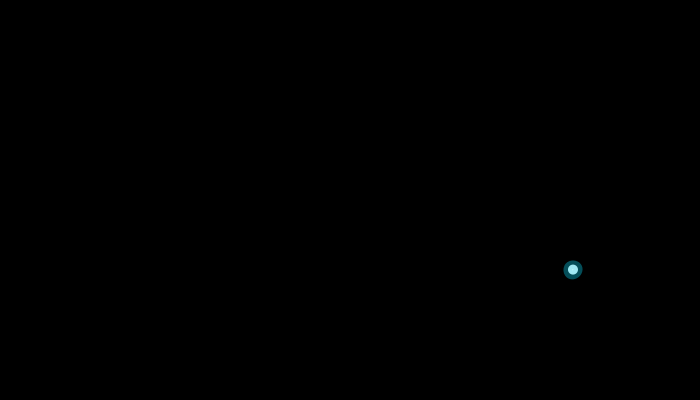
Frame 1 (no input)
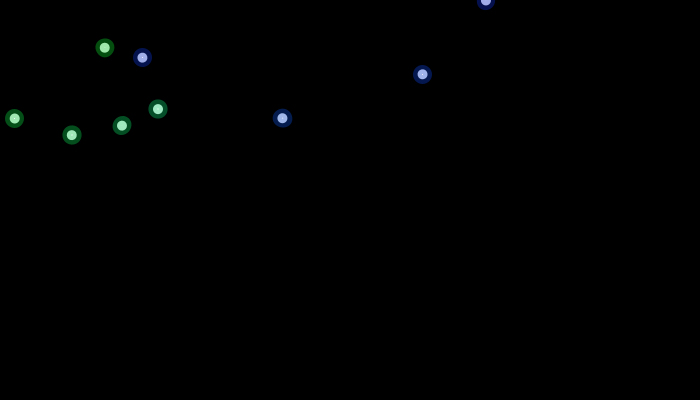
Frame 60 (the mouse pressed at the canvas centre just before this capture)
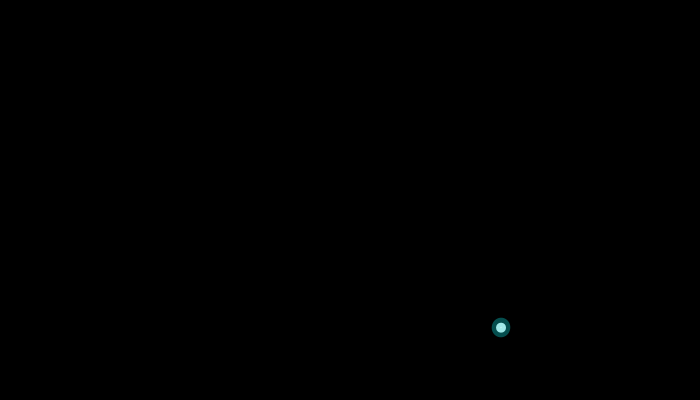
Frame 120 (the mouse held since frame 60 and released just before this capture)

The Processing sketch that drew these frames (run headless with seeded random() and noise(); from frame 60 on, the mouse is pressed at the canvas centre):

// Processing sketch: kindalikeablizzard
// ── kindalikeablizzard.pde

Segment seg;
Segment seg2;

void setup() {
  size(700, 400);
  strokeWeight(9);
  seg = new Segment('b',1);
  seg2 = new Segment('g',1);

}

void draw() {
  background(0);

  doYourThing(seg);
   doYourThing2(seg2);

}
class Segment{
  float[] xf;
  float[] yf;
float segLength;
char col;
float t;
   Segment(char col, int t){
    this.xf = new float[10];
    this.yf = new float[10];
    this.segLength = 18;
    this.col = col;
    this.t = t;
   }
void getNextColour(float x){
  if(col == 'b'){
      stroke(color(10,200,map(x, 0, 640, 0, 255), 100));
  } else if (col == 'r'){
      stroke(color(map(x, 0, 640, 0, 255), 10,200,100));

  } else {
      stroke(color(10,map(x, 0, 640, 0, 255), 200,100));

  }
}
void dragSegment(int i, float xin, float yin) {
  float dx = xin - xf[i];
  float dy = yin - yf[i];
  float angle = atan2(dy, dx);  
  xf[i] = xin - cos(angle) * segLength;
  yf[i] = yin - sin(angle) * segLength;
  segment(xf[i], yf[i], angle);
}

void segment(float xi, float yi, float a) {
  //pushMatrix();
  translate(xi, yi);
  rotate(a);
  getNextColour(xi);
  //line(0, 0, segLength, 0);
  ellipse(0,0,10,10);
  //popMatrix();
}
}
  
void doYourThing(Segment seg){
  float tx = map(sin(seg.t), -1, 1, 0, 640);
    float ty = map(cos(seg.t), -1, 1, 0, 360);

    seg.dragSegment(0, tx ,ty );

  seg.t += 0.05;
  for(int i=0; i<seg.xf.length-1; i++) {
    seg.dragSegment(i+1, seg.xf[i], seg.yf[i]);
  }
}
void doYourThing2(Segment seg){
  float tx = map(sin(seg.t), -1, 1, 0, 640);
    float ty = map(tan(seg.t), -1, 1, 0, 360);

    seg.dragSegment(0, tx ,ty );

  seg.t += 0.05;
  for(int i=0; i<seg.xf.length-1; i++) {
    seg.dragSegment(i+1, seg.xf[i], seg.yf[i]);
  }
}
